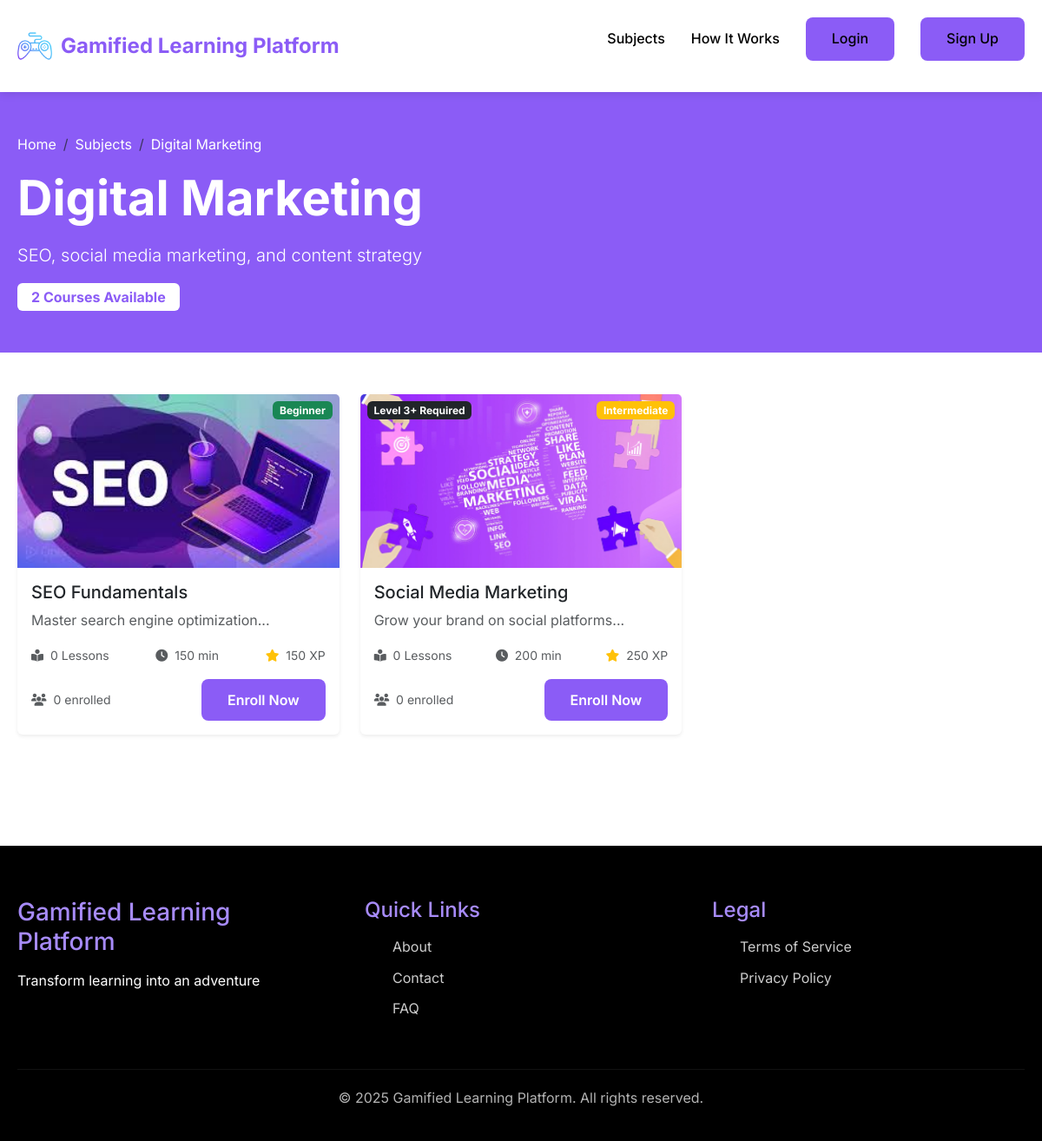
Page /pages/courses.php?subject_id=5 on the committed database.
### tables this page shows
CREATE TABLE subjects (
    subject_id INT PRIMARY KEY AUTO_INCREMENT,
    subject_name VARCHAR(100) NOT NULL,
    description TEXT,
    icon VARCHAR(255),
    is_active BOOLEAN DEFAULT TRUE,
    created_at TIMESTAMP DEFAULT CURRENT_TIMESTAMP
);

CREATE TABLE courses (
    course_id INT PRIMARY KEY AUTO_INCREMENT,
    subject_id INT NOT NULL,
    course_title VARCHAR(200) NOT NULL,
    description TEXT,
    difficulty ENUM('beginner', 'intermediate', 'advanced', 'expert') DEFAULT 'beginner',
    required_level INT DEFAULT 1,
    thumbnail VARCHAR(255),
    estimated_duration INT,  
    xp_reward INT DEFAULT 100,
    is_published BOOLEAN DEFAULT TRUE,
    created_by INT,  
    created_at TIMESTAMP DEFAULT CURRENT_TIMESTAMP,
    updated_at TIMESTAMP DEFAULT CURRENT_TIMESTAMP ON UPDATE CURRENT_TIMESTAMP,
    FOREIGN KEY (subject_id) REFERENCES subjects(subject_id) ON DELETE CASCADE,
    FOREIGN KEY (created_by) REFERENCES users(user_id) ON DELETE SET NULL
);

### includes/session.php (called while the page is built, shortened)
<?php
function is_logged_in() {
    return isset($_SESSION['user_id']);
}
?>

### pages/courses.php (the view, shortened to what this page needs)
<?php
require_once '../includes/header.php';
require_once INCLUDES_PATH .'navbar.php';
$subject_id = isset($_GET['subject_id']) ? (int)$_GET['subject_id'] : 0;
$stmt = $conn->prepare("SELECT * FROM subjects WHERE subject_id = ? AND is_active = 1");
$stmt->execute([$subject_id]);
$subject = $stmt->fetch();
$stmt = $conn->prepare("
    SELECT c.*,
           (SELECT COUNT(*) FROM lessons WHERE course_id = c.course_id) as lesson_count,
           (SELECT COUNT(*) FROM user_courses WHERE course_id = c.course_id) as enrolled_count
    FROM courses c
    WHERE c.subject_id = ? AND c.is_published = 1
    ORDER BY c.created_at DESC
");
$stmt->execute([$subject_id]);
$courses = $stmt->fetchAll();
?>
<section class="bg-purple text-white py-5">
    <div class="container">
        <nav aria-label="breadcrumb">
            <ol class="breadcrumb">
                <li class="breadcrumb-item"><a href="/" class="text-white">Home</a></li>
                <li class="breadcrumb-item"><a href="/pages/subjects.php" class="text-white">Subjects</a></li>
                <li class="breadcrumb-item active text-white"><?php echo htmlspecialchars($subject['subject_name']); ?></li>
            </ol>
        </nav>
        <h1 class="display-4 fw-bold mb-3"><?php echo htmlspecialchars($subject['subject_name']); ?></h1>
        <p class="lead"><?php echo htmlspecialchars($subject['description']); ?></p>
        <div class="mt-3">
            <span class="badge bg-white text-purple fs-6 px-3 py-2">
                <?php echo count($courses); ?> Courses Available
            </span>
        </div>
    </div>
</section>
<section class="py-5">
    <div class="container">
        <?php if (empty($courses)): ?>
            <div class="text-center py-5">
                <i class="fas fa-book-open fa-4x text-muted mb-3"></i>
                <h3>No courses available yet</h3>
                <p class="text-muted">Courses for this subject are coming soon!</p>
                <a href="/pages/subjects.php" class="btn btn-primary">Browse Other Subjects</a>
            </div>
        <?php else: ?>
            <div class="row g-4">
                <?php foreach ($courses as $course): ?>
                    <div class="col-md-4">
                        <div class="card h-100 border-0 shadow-sm hover-lift">
                            <div class="position-relative">
                                <img src="<?php echo UPLOAD_URL; ?>thumbnails/<?php echo $course['thumbnail']; ?>"
                                     class="card-img-top" alt="<?php echo htmlspecialchars($course['course_title']); ?>"
                                     style="height: 200px; object-fit: cover;">
                                <span class="position-absolute top-0 end-0 m-2 badge bg-<?php
                                    echo $course['difficulty'] == 'beginner' ? 'success' :
                                        ($course['difficulty'] == 'intermediate' ? 'warning' :
                                        ($course['difficulty'] == 'advanced' ? 'danger' : 'dark'));
                                ?>">
                                    <?php echo ucfirst($course['difficulty']); ?>
                                </span>
                                <?php if ($course['required_level'] > 1): ?>
                                    <span class="position-absolute top-0 start-0 m-2 badge bg-dark">
                                        Level <?php echo $course['required_level']; ?>+ Required
                                    </span>
                                <?php endif; ?>
                            </div>
                            <div class="card-body">
                                <h5 class="card-title"><?php echo htmlspecialchars($course['course_title']); ?></h5>
                                <p class="card-text text-muted"><?php echo substr(htmlspecialchars($course['description']), 0, 100); ?>...</p>
                                <div class="d-flex justify-content-between text-muted small mb-3">
                                    <span><i class="fas fa-book-reader me-1"></i> <?php echo $course['lesson_count']; ?> Lessons</span>
                                    <span><i class="fas fa-clock me-1"></i> <?php echo $course['estimated_duration']; ?> min</span>
                                    <span><i class="fas fa-star me-1 text-warning"></i> <?php echo $course['xp_reward']; ?> XP</span>
                                </div>
                                <div class="d-flex justify-content-between align-items-center">
                                    <small class="text-muted">
                                        <i class="fas fa-users me-1"></i> <?php echo $course['enrolled_count']; ?> enrolled
                                    </small>
                                    <?php if (is_logged_in()): ?>
                                        <?php
                                        $stmt_check = $conn->prepare("SELECT * FROM user_courses WHERE user_id = ? AND course_id = ?");
                                        $stmt_check->execute([get_user_id(), $course['course_id']]);
                                        $is_enrolled = $stmt_check->rowCount() > 0;
                                        ?>
                                        <?php if ($is_enrolled): ?>
                                            <a href="/dashboard/course-details.php?id=<?php echo $course['course_id']; ?>"
                                               class="btn btn-sm btn-success">Continue</a>
                                        <?php else: ?>
                                            <a href="/actions/enroll-course.php?id=<?php echo $course['course_id']; ?>"
                                               class="btn btn-sm btn-primary">Enroll Now</a>
                                        <?php endif; ?>
                                    <?php else: ?>
                                        <a href="/auth/register.php" class="btn btn-sm btn-primary">Enroll Now</a>
                                    <?php endif; ?>
                                </div>
                            </div>
                        </div>
                    </div>
                <?php endforeach; ?>
            </div>
        <?php endif; ?>
    </div>
</section>
<?php require_once '../includes/footer.php'; ?>

### assets/css/colors.css (style rules this page uses)
:root { --purple-primary: #8B5CF6; --purple-dark: #7C3AED; --purple-light: #A78BFA; --black: #000000; --black-light: #1F1F1F; --white: #FFFFFF; --gray: #6B7280; --gray-light: #F3F4F6; --success: #10B981; --warning: #F59E0B; --danger: #EF4444; }
body { background: var(--white); color: var(--black); font-family: 'Inter', sans-serif; }
.btn-primary { background: var(--purple-primary); color: var(--white); padding: 12px 24px; border-radius: 8px; border: none; cursor: pointer; transition: 0.3s; }

### assets/css/style.css (style rules this page uses)
* { margin: 0; padding: 0; box-sizing: border-box; }
body { font-family: 'Inter', 'Segoe UI', Tahoma, Geneva, Verdana, sans-serif; background: var(--white); color: var(--black); line-height: 1.6; }
img { max-width: 100%; height: auto; display: block; }
a { text-decoration: none; color: inherit; }
.container { max-width: 1200px; margin: 0 auto; padding: 0 20px; }
.btn-primary { background: var(--purple-primary); color: var(--white); padding: 12px 30px; border-radius: 8px; border: none; cursor: pointer; font-size: 16px; font-weight: 600; transition: all 0.3s ease; display: inline-block; }
section { padding: 80px 0; }

### assets/css/custom.css (style rules this page uses)
:root { --bs-primary: #8B5CF6; --bs-primary-rgb: 139, 92, 246; }
body { font-family: 'Inter', sans-serif; }
.btn-primary { background: #8B5CF6; border-color: #8B5CF6; }
.text-purple { color: #8B5CF6 !important; }
.bg-purple { background-color: #8B5CF6 !important; }
.hover-lift { transition: transform 0.3s ease, box-shadow 0.3s ease; }
.text-purple { color: #8B5CF6; }
.bg-purple { background-color: #8B5CF6; }

### rows in the picture
subjects: subject_name "Digital Marketing", description "SEO, social media marketing, and content strategy"
courses: thumbnail (picture), difficulty "Beginner", course_title "SEO Fundamentals", description "Master search engine optimization", lesson_count "0", estimated_duration "150", xp_reward "150", enrolled_count "0"
courses: thumbnail (picture), difficulty "Intermediate", required_level "3", course_title "Social Media Marketing", description "Grow your brand on social platforms", lesson_count "0", estimated_duration "200", xp_reward "250", enrolled_count "0"

### other values in the picture
SITE_NAME "Gamified Learning Platform"
count($courses) "2"
